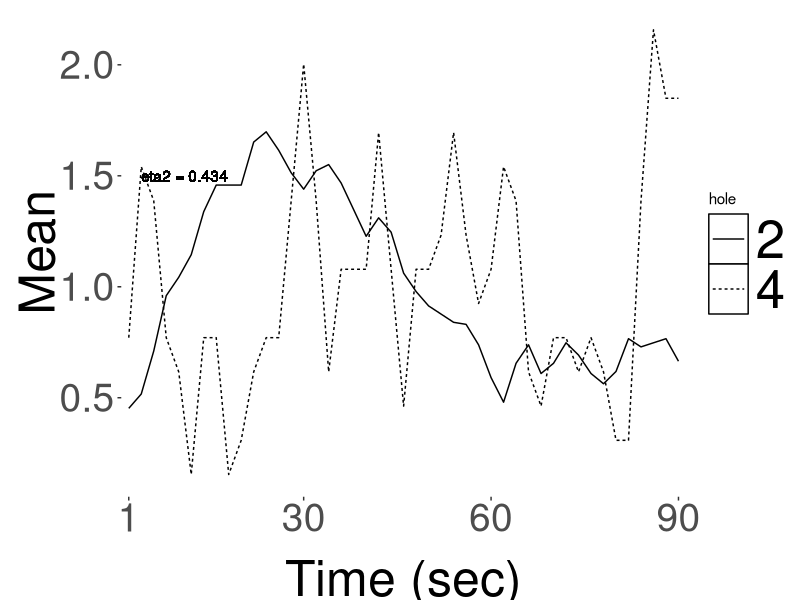
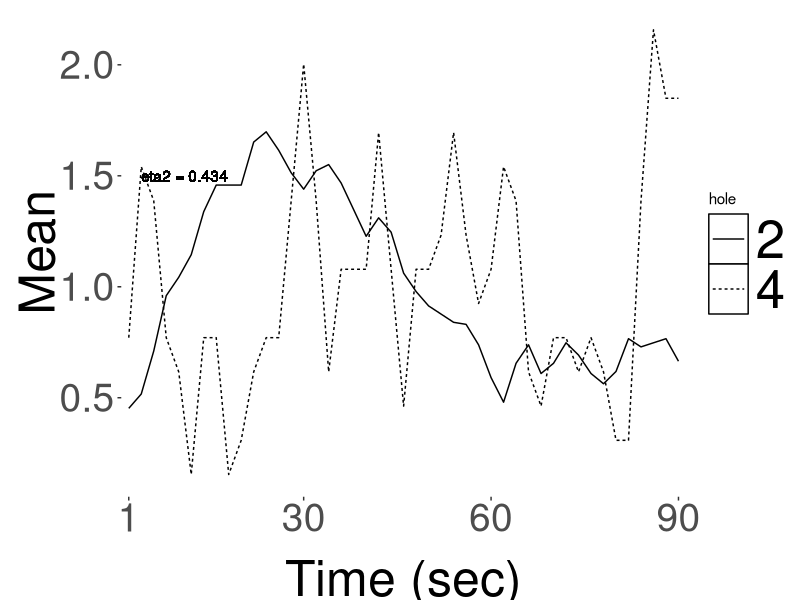

These charts were generated, in order, by the following R code:
options(width=250)
library(plyr)
library(reshape2)
library(ggplot2)
library(grid)
library(zoo)
library(xts)

std = function(x, s) {
    x = x[, s]
    sd(x) / sqrt(length(x))
}

m.mean = function(x, s) {
    x = x[, s]
    colMeans(x)
}

eta.square = function(ref, x) {
    overall.sum = sum((ref + x)^2)
    s.norm = sum(ref^2 + x^2)
    s.norm.sq = (sum(ref) + sum(x))^2 / (length(ref) + length(x))
    sst = overall.sum/2 - s.norm.sq
    sstot = s.norm - s.norm.sq
    eta.sq = sst / sstot
    return(eta.sq)
}

format.data = function(rawdata, holes, dates, rats) {
    bin.names = 1:(ncol(rawdata)-11)
    colnames(rawdata) = c('context', 'hole', 'env', 'user', 'prog', 'session',
                    'cage', 'pass', 'ratID', 'Date', 'hour', bin.names)
    rawdata = rawdata[rawdata$hole %in% holes, ]
    rawdata = rawdata[rawdata$Date %in% dates, ]
    rawdata = rawdata[rawdata$ratID %in% rats, ]
    rawdata$Date = as.Date(rawdata$Date, format='%d/%m/%Y')
    rawdata = rawdata[order(rawdata$Date), ]
}

scale.x = function(rdata, step, wdw) {
    bins = rdata[, 12:ncol(rdata)]
    bins = t(rollapply(t(bins), width=wdw, by=step, FUN=mean, partial=TRUE, by.column=TRUE))
    rdata = cbind(rdata[, 1:11], bins)
}

translate.x = function(rdata) {
    print(rdata)
}

y.norm = function(rdata, method=mean) {
    rdata$bin = rdata$bin / method(rdata$bin)
    return(rdata)
}


whitelist = c('23/06/2010')
rats = c(1, 3, 7, 2, 4, 6)
aholes = c(2)
bholes = c(4)

# context A
a = read.table('./All_Data_A.txt', header=F, sep='\t')
a = format.data(a, aholes, whitelist, rats)
a = scale.x(a, step=1, wdw=2)
#a = translate.x(a)
a = ddply(a, .(hole), .fun=m.mean, 12:ncol(a))
a = melt(a, id.vars='hole', value.name='bin')
#a = a[1:30, ]
a = y.norm(a)
colnames(a) = c('hole', 'bin', 'Mean')

#context A
b = read.table('./All_Data_A.txt', header=F, sep='\t')
b = format.data(b, bholes, whitelist, rats)
b = scale.x(b, step=1, wdw=2)
b = ddply(b, .(hole), .fun=m.mean, 12:ncol(b))
b = melt(b, id.vars='hole', value.name='bin')
#a = a[1:30, ]
b = y.norm(b)
colnames(b) = c('hole', 'bin', 'Mean')

# ETA squared
eta.sq = eta.square(a$Mean, b$Mean)


mydata = rbind(a, b)
colnames(mydata) = c('hole', 'bin', 'Mean')
mydata$hole = factor(mydata$hole)

myplot = ggplot(data=mydata, aes(x=bin, y=Mean)) +
        geom_line(aes(group=hole, linetype=hole)) +
        geom_text(aes(label=paste('eta2 = ', round(eta.sq, 3), sep=''), x=2, y=1.5, hjust=0))+
        scale_x_discrete(breaks=c(1, 15, 30, 45, 60), labels=c(1, 30, 60, 90, 120)) +
        xlab('Time (sec)') +
        theme(
          panel.grid.major.x = element_blank(),
          panel.grid.minor = element_blank(),
          panel.grid=element_blank(),
          panel.background=element_rect(fill='white'),
          strip.background=element_rect(fill='white'),
          axis.title = element_text(size=36),
          axis.title.x = element_text(vjust=-0.3),
          axis.title.y = element_text(vjust=0.1),
          axis.text = element_text(size=28),
          #legend.title = element_blank(),
          legend.key = element_rect(colour = 'black'),
          legend.key.width=unit(1,'cm'),
          legend.key.height=unit(1,'cm'),
          legend.text = element_text(size=38)
        )

print(myplot)
print(eta.sq)
ggsave(paste('scalar_exptl_A', aholes, bholes, '.jpeg', sep='_'), scale=2)
